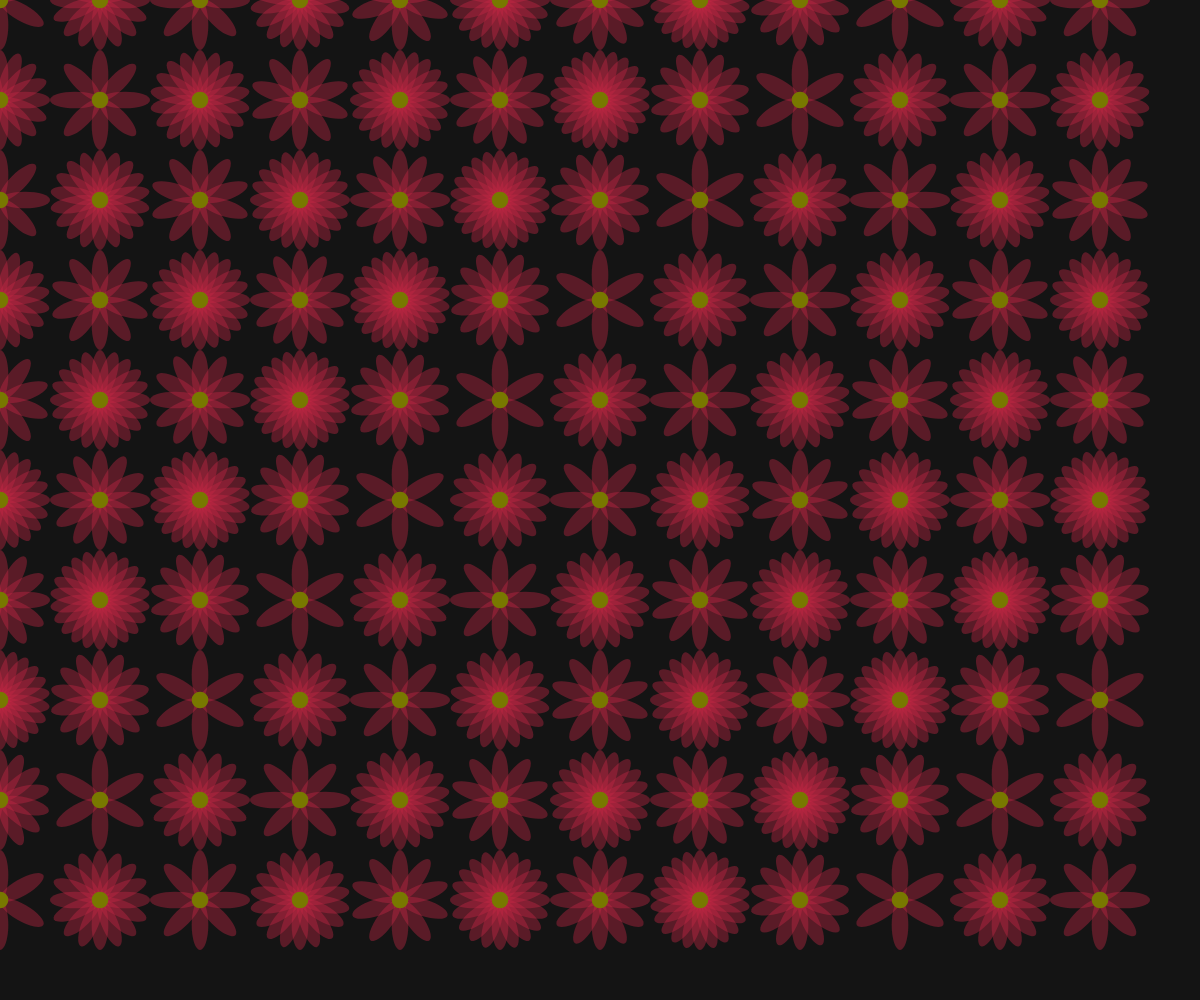
Frame 1 (no input)
Frame 60 (no input): identical to frame 1, image omitted
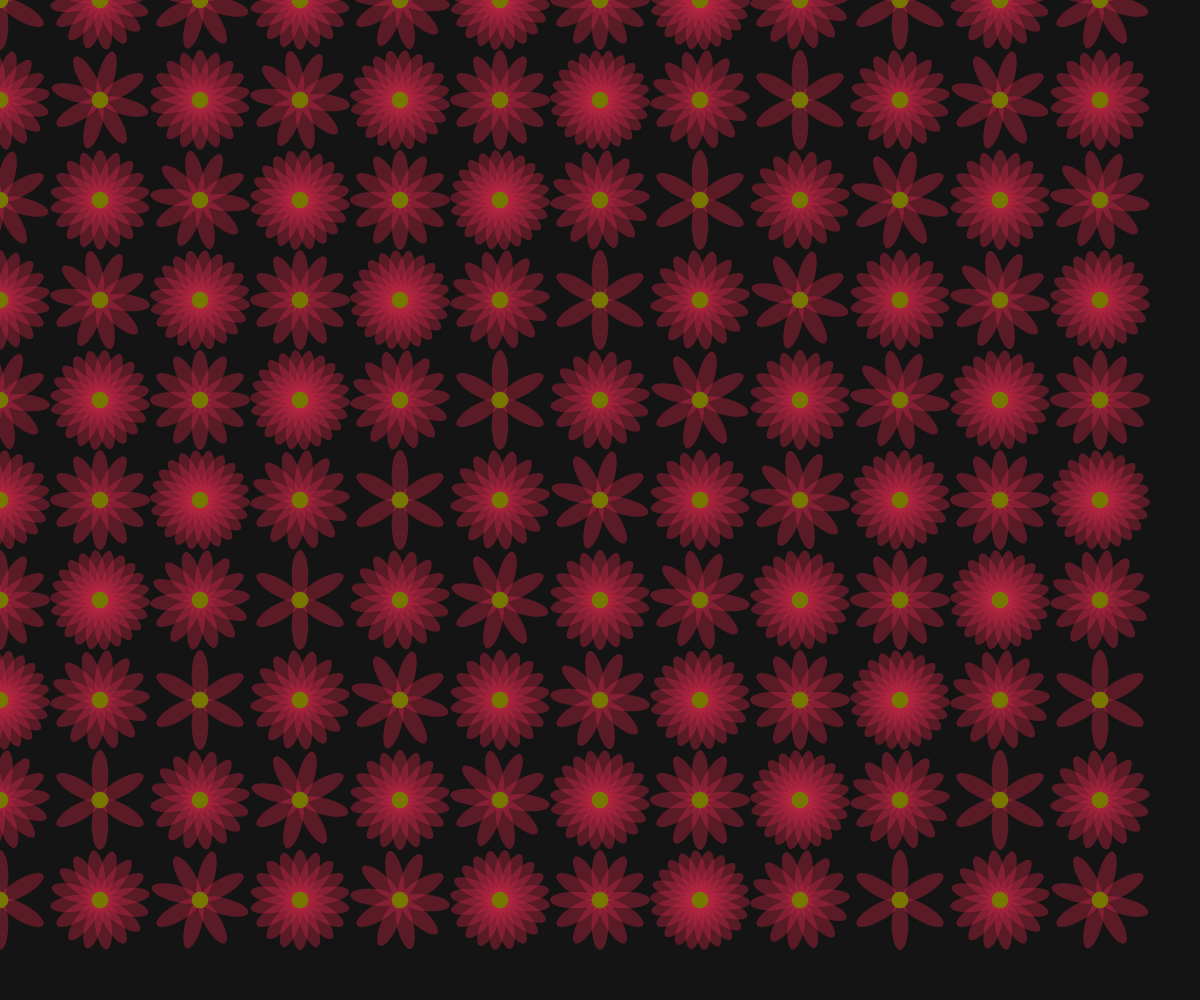
Frame 120 (the mouse pressed at the canvas centre since frame 60)

The p5.js sketch that drew these frames (run headless with seeded random() and noise() and a simulated clock; from frame 60 on, the mouse is pressed at the canvas centre):

// p5.js sketch
// ── sketch.js
let size = 100;
function setup() {
  createCanvas(innerWidth, innerHeight);
  rectMode(CENTER);
  angleMode(DEGREES);
}

function draw() {
  background(20);
  for(let i=0;i<width;i+=size) {
    for(let j=0;j<height;j+= size) {
      noStroke();
      push();
      translate(i,j);
      fill(i/5, j/5, 100);
      rotate(frameCount*(width/mouseX));
      drawFlower(0,0,size,floor((i+j)%18+6));
      pop();
    }
  }
}

function drawFlower(x,y,size,petals) {
  push();
  for(let i=0;i<petals;i++) {
    fill(200,40,70,100);
    ellipse(0,size/4,size/6,size/2);
    rotate(360/petals);
  }
  fill(120,120,0);
  ellipse(0,0,size/6);
  pop();
}
